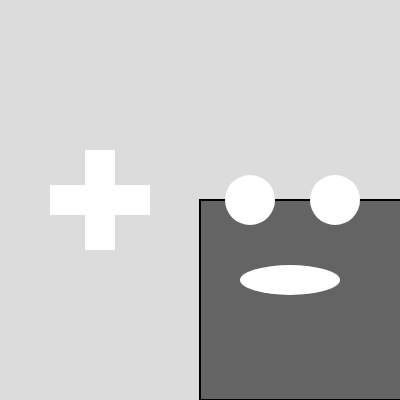
Frame 1 (no input)
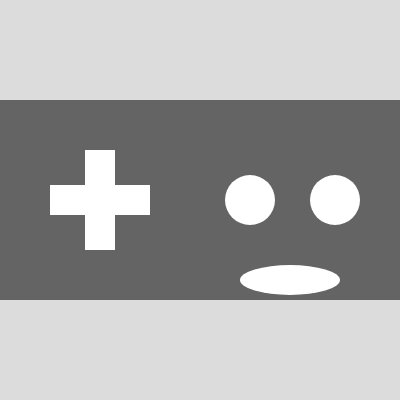
Frame 60 (no input)
Frame 120 (the mouse pressed at the canvas centre since frame 60): identical to frame 60, image omitted

The p5.js sketch that drew these frames (run headless with seeded random() and noise() and a simulated clock; from frame 60 on, the mouse is pressed at the canvas centre):

// p5.js sketch
// ── sketch.js
function setup() {
  createCanvas(400, 400);
}

function draw() {
  background(220);

  ControllerFrame();
  UpDown(); 
  TwoButtons();
  RotatingButton();
}

//  Function for D Pad Controller 
function UpDown(){
  
  rectMode(CENTER); 
  
  noStroke();
  rect(100, height/2, 30, 100);
  rect(100, height/2, 100, 30);
  

}

//  Function for Two Buttons 
function TwoButtons() { 

push(); 
  
translate(250, height/2); 
  ellipse(0, 0, 50, 50); 
  translate( 85, 0);
 ellipse(0, 0, 50, 50);
  
  pop();
  
}
//function for Controller Frame 
  function ControllerFrame() { 
  
    push(); 
    translate(width/2, height/2);
   scale(2);
    fill( 100); 
    rect(0, 0, width/2, 100);
     pop(); 
  }

//function for Start Button 
  function RotatingButton(){ 
  push();
  translate(290, 280);
  rotate(PI/2); 
  ellipse( 0, 0, 30, 100);
pop();
}
